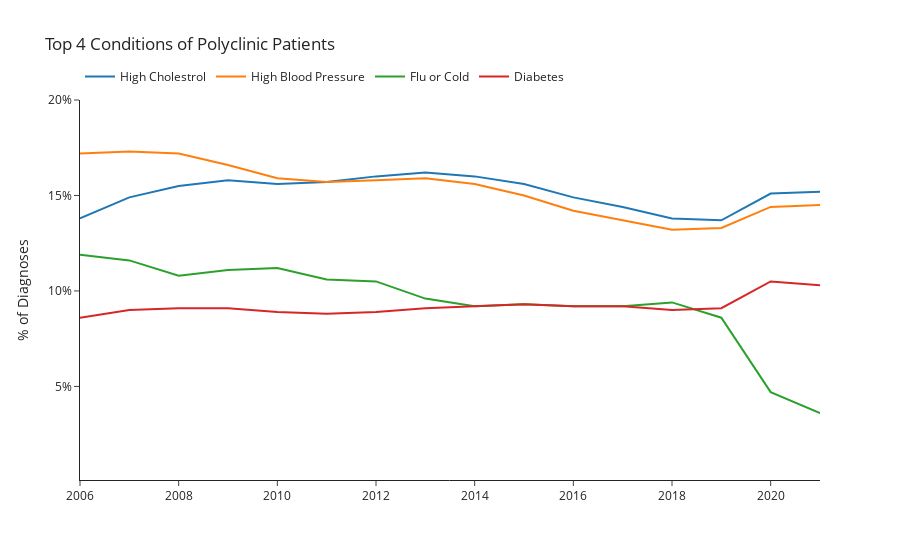

The code cell stored with this chart in its notebook:
### Markdown cell above
### Common Health Conditions

### Code cell
plot_conditions()

### Figure 1 — Plotly figure (JSON) as saved in the notebook; plotly's stock layout.template omitted (floating-point values rounded to 4 significant figures)
{"data": [{"hovertemplate": "condition=High Cholestrol<br>year=%{x}<br>percentage_diagnoses=%{y}<extra></extra>", "legendgroup": "High Cholestrol", "line": {"color": "#1F77B4", "dash": "solid"}, "marker": {"symbol": "circle"}, "mode": "lines", "name": "High Cholestrol", "orientation": "v", "showlegend": true, "type": "scatter", "x": [2006, 2007, 2008, 2009, 2010, 2011, 2012, 2013, 2014, 2015, 2016, 2017, 2018, 2019, 2020, 2021], "xaxis": "x", "y": [0.138, 0.149, 0.155, 0.158, 0.156, 0.157, 0.16, 0.162, 0.16, 0.156, 0.149, 0.144, 0.138, 0.137, 0.151, 0.152], "yaxis": "y"}, {"hovertemplate": "condition=High Blood Pressure<br>year=%{x}<br>percentage_diagnoses=%{y}<extra></extra>", "legendgroup": "High Blood Pressure", "line": {"color": "#FF7F0E", "dash": "solid"}, "marker": {"symbol": "circle"}, "mode": "lines", "name": "High Blood Pressure", "orientation": "v", "showlegend": true, "type": "scatter", "x": [2006, 2007, 2008, 2009, 2010, 2011, 2012, 2013, 2014, 2015, 2016, 2017, 2018, 2019, 2020, 2021], "xaxis": "x", "y": [0.172, 0.173, 0.172, 0.166, 0.159, 0.157, 0.158, 0.159, 0.156, 0.15, 0.142, 0.137, 0.132, 0.133, 0.144, 0.145], "yaxis": "y"}, {"hovertemplate": "condition=Flu or Cold<br>year=%{x}<br>percentage_diagnoses=%{y}<extra></extra>", "legendgroup": "Flu or Cold", "line": {"color": "#2CA02C", "dash": "solid"}, "marker": {"symbol": "circle"}, "mode": "lines", "name": "Flu or Cold", "orientation": "v", "showlegend": true, "type": "scatter", "x": [2006, 2007, 2008, 2009, 2010, 2011, 2012, 2013, 2014, 2015, 2016, 2017, 2018, 2019, 2020, 2021], "xaxis": "x", "y": [0.119, 0.116, 0.108, 0.111, 0.112, 0.106, 0.105, 0.096, 0.092, 0.093, 0.092, 0.092, 0.094, 0.086, 0.047, 0.036], "yaxis": "y"}, {"hovertemplate": "condition=Diabetes<br>year=%{x}<br>percentage_diagnoses=%{y}<extra></extra>", "legendgroup": "Diabetes", "line": {"color": "#D62728", "dash": "solid"}, "marker": {"symbol": "circle"}, "mode": "lines", "name": "Diabetes", "orientation": "v", "showlegend": true, "type": "scatter", "x": [2006, 2007, 2008, 2009, 2010, 2011, 2012, 2013, 2014, 2015, 2016, 2017, 2018, 2019, 2020, 2021], "xaxis": "x", "y": [0.086, 0.09, 0.091, 0.091, 0.089, 0.088, 0.089, 0.091, 0.092, 0.093, 0.092, 0.092, 0.09, 0.091, 0.105, 0.103], "yaxis": "y"}], "layout": {"legend": {"orientation": "h", "title": {"text": ""}, "tracegroupgap": 0, "x": 0, "xanchor": "left", "y": 1.1, "yanchor": "top"}, "title": {"text": "Top 4 Conditions of Polyclinic Patients"}, "xaxis": {"anchor": "y", "domain": [0, 1], "title": {"text": ""}}, "yaxis": {"anchor": "x", "domain": [0, 1], "range": [0.001, 0.2], "tickformat": ",.0%", "tickvals": [0, 0.05, 0.1, 0.15, 0.2], "title": {"text": "% of Diagnoses"}}}}
